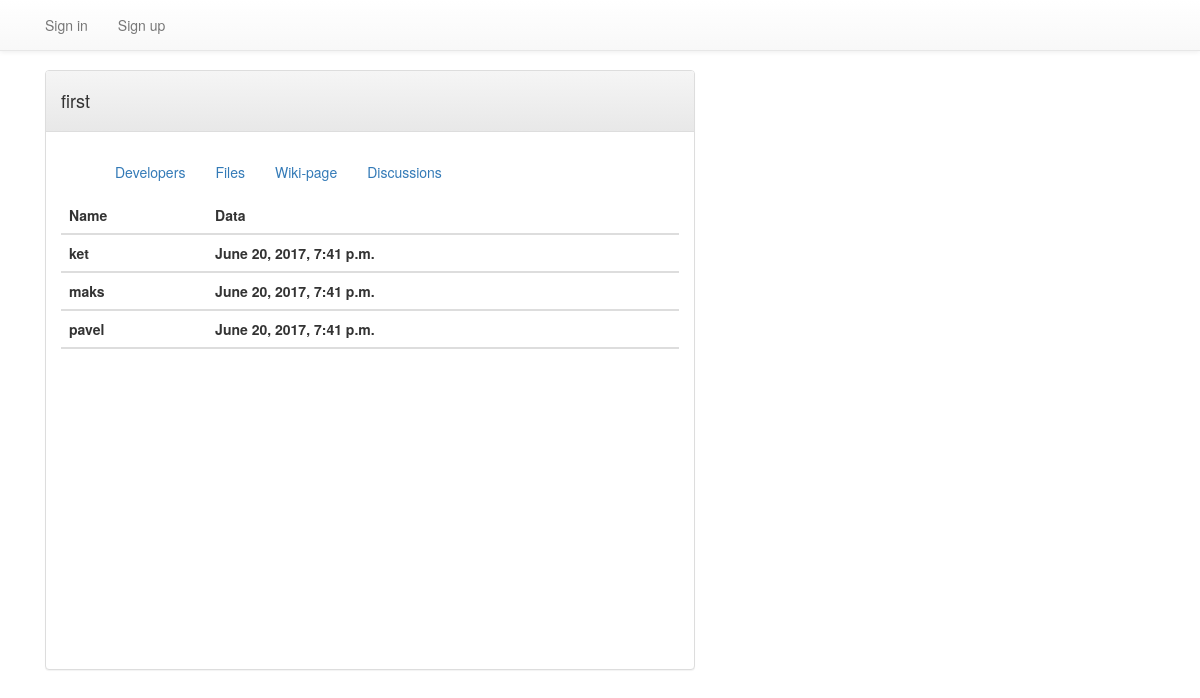
The app's page /developers_project//project/16/ with its own data.
### main/models.py (models this page shows)
class Project(models.Model):
    title = models.CharField(verbose_name=u'Заголовок', max_length=255)
    wiki = models.ForeignKey(Wiki, related_name='wiki')
    publish = models.DateTimeField(default=timezone.now)
    created = models.DateTimeField(auto_now_add=True)
    updated = models.DateTimeField(auto_now=True)
    def get_absolute_url(self):
        return "/project/%i/" % self.id

class Developer(models.Model):
    users = models.ForeignKey(Project, related_name='developers')
    peopl = models.ForeignKey(User, related_name='user')
    publish = models.DateTimeField(default=timezone.now)
    created = models.DateTimeField(auto_now_add=True)
    updated = models.DateTimeField(auto_now=True)

### developers/views.py (the view)
# urls.py: url(r'^developers_project//project/(?P<info_id>\d+)/$', views.DeveloperDetails, name='developer_user'),
def DeveloperDetails(request, info_id):
    try:
        info = Project.objects.get(pk=info_id)
    except info.DoesNotExist:
        raise Http404
    return render(request, 'developers_project.html', {'news_list': News.objects.all(), 'grup': request.user.groups.filter(),'develop': Developer.objects.all(),'username': auth.get_user(request).username,'object': info})

### developers/templates/developers_project.html (shortened to what this page needs)
{% extends 'index.html' %}
{% load staticfiles %}
{% block developer %}
   <link href="{% static 'css/page.css' %}" rel="stylesheet">
  <link rel="stylesheet" href="https://maxcdn.bootstrapcdn.com/bootstrap/3.3.7/css/bootstrap.min.css">
<div class="container" id="project" style="width: 700px; height: 400px; float: left">
	<div class="row">
        <div class="col-md-7 " style="width: 650px; height: 600px;">
<div class="panel panel-default" style="width: 650px; height: 600px;">
  <div class="panel-heading">  <h4 >{{ object.title }}</h4></div>
   <div class="panel-body">
    <div class="box box-info">
        <div class="container" style="width: 600px;">
        <div id="navbar" class="navbar-collapse collapse">
            <ul class="nav navbar-nav">
             <li><a href="/developers_project/{{ object.get_absolute_url  }}">Developers</a></li>
                <li><a href="/files{{ object.get_absolute_url  }}">Files</a></li>
                <li><a href="/wiki{{ object.get_absolute_url  }}">Wiki-page</a></li>
                <li><a href="/discus{{ object.get_absolute_url  }}">Discussions</a></li>
            </ul>
        </div>
</div>
        <table id="table" class="table">
    <thead>
        <tr>
            <th>Name</th>
            <th>Data</th>
        </tr>
        {% for d in develop %}
            {% ifequal d.users object %}
        <tr>
            <th>{{ d.peopl }}</th>
            <th>{{ d.publish }}</th>
        </tr>
            {% endifequal %}
    {% endfor %}
    </thead>
</table>
          </div>
        </div>
    </div>
    </div>
</div>
</div>
{% endblock %}

### main/static/css/navbar-fixed-top.css (style rules this page uses)
body { min-height: 2000px; padding-top: 70px; }

### files/static/css/page.css (style rules this page uses)
#project { width:400px; height:200px; float:left; }

### records on screen
Project: title "first"
Developer: peopl "ket", publish "June 20, 2017, 7:41 p.m."
Developer: peopl "maks", publish "June 20, 2017, 7:41 p.m."
Developer: peopl "pavel", publish "June 20, 2017, 7:41 p.m."
